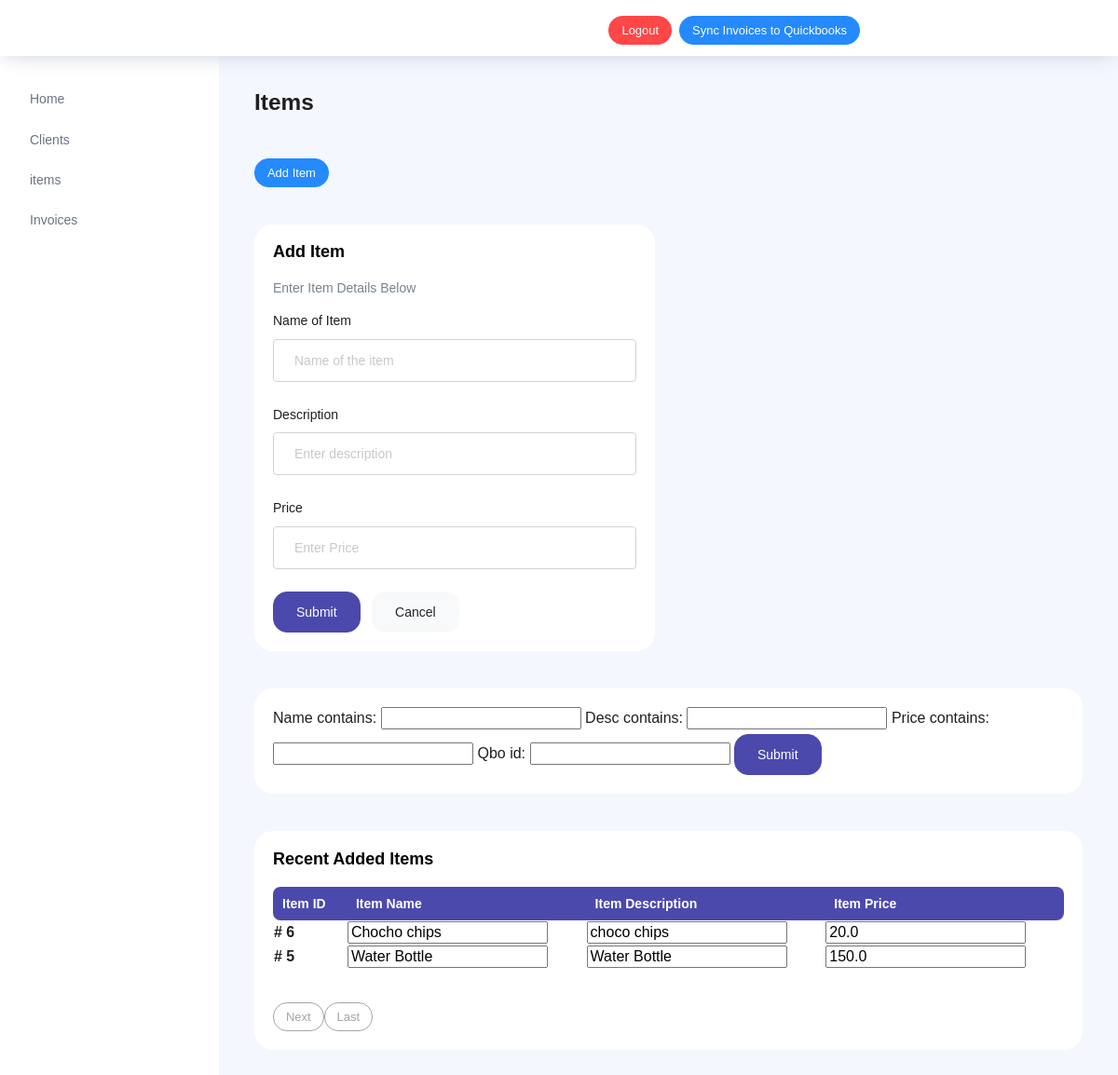
The app's page /dashboard/items with its own data.
### dashboard/models.py (models this page shows, shortened)
class Item(models.Model):
    id = models.AutoField(primary_key=True)
    name = models.CharField(max_length=200)
    desc = models.TextField()
    price = models.FloatField()
    qbo_id = models.CharField(max_length=100,null=True)

### dashboard/views.py (the view, shortened to what this page needs)
# urls.py: path('items',views.items,name='items'),
def items(request):
    items_data = Item.objects.all().order_by('-id')
    ifilter = item_filter(request.GET,queryset=items_data)
    items_data = ifilter.qs
    paginator = Paginator(items_data,2)
    page_number = request.GET.get('page')
    items_data_final = paginator.get_page(page_number)
    data = {
        'items':items_data_final,
        'item_filter':ifilter
    }
    return render(request,'items.html',data)

### templates/items.html (shortened to what this page needs)
{% extends 'home_base.html' %}
{% load static %}
{% block content %}
<div class="main-panel">
    <div class="content-wrapper">
      <div class="row">
        <div class="col-md-12 grid-margin">
          <div class="row">
            <div class="col-12 col-xl-8 mb-4 mb-xl-0">
              <h3 class="font-weight-bold">Items</h3>
            </div>
          </div>
        </div>
      </div>
      <div class="row">
        <div class="col-md-12 grid-margin">
          <div class="row">
            <div class="col-12 col-xl-8 mb-4 mb-xl-0">
                <button type="button" class="btn btn-info btn-sm" id="add_item">Add Item</button>
            </div>
          </div>
        </div>
      </div>
      <div class="row" id="add_item_section">
        <div class="col-md-6 grid-margin stretch-card">
          <div class="card">
            <div class="card-body">
              <h4 class="card-title">Add Item</h4>
              <p class="card-description">
                Enter Item Details Below
              </p>
              <form class="forms-sample" method="POST" action="/dashboard/items">
                <div class="form-group">
                  <label for="exampleInputUsername1">Name of Item</label>
                  <input type="text" class="form-control" placeholder="Name of the item" name="item_name">
                </div>
                <div class="form-group">
                    <label for="exampleInputUsername1">Description</label>
                    <input type="text" class="form-control" placeholder="Enter description" name="item_desc">
                </div>
                <div class="form-group">
                    <label for="exampleInputUsername1">Price</label>
                    <input type="text" class="form-control" placeholder="Enter Price" name="item_price">
                  </div>
                <button type="submit" class="btn btn-primary mr-2">Submit</button>
                <a class="btn btn-light" id="cancel_item_client">Cancel</a>
              </form>
            </div>
          </div>
        </div>
      </div>
      <div class="row">
        <div class="col-md-12 grid-margin stretch-card">
          <div class="card">
            <div class="card-body">
              <form class="forms-sample" method="GET">
                {{item_filter.form}}
                <button type="submit" class="btn btn-primary mr-2">Submit</button>
              </form>
            </div>
          </div>
        </div>
      </div>
      <div class="row">
        <div class="col-md-12 grid-margin stretch-card">
          <div class="card">
            <div class="card-body">
              <p class="card-title">Recent Added Items</p>
              <div class="row">
                <div class="col-12">
                  <div class="table-responsive">
                    <table  class="display expandable-table" style="width:100%">
                      <thead>
                        <tr>
                          <th>Item ID</th>
                          <th>Item Name</th>
                          <th>Item Description</th>
                          <th>Item Price</th>
                        </tr>
                      </thead>
                      <tbody>
                        {% for item in items %}
                        <tr>
                            <th>#  {{item.id}}</th>
                            <th>
                                <input value="{{item.name}}" class='item_table_row_data' id="{{item.id}}_name"></input>
                            </th>
                            <th>
                                <input value="{{item.desc}}" class='item_table_row_data' id="{{item.id}}_desc"></input>
                            </th>
                            <th>
                                <input value="{{item.price}}" class='item_table_row_data' id="{{item.id}}_price"></input>
                            </th>
                        </tr>
                        {% endfor %}
                      </tbody>
                  </table>
                  <div class="btn-group" role="group" aria-label="Basic example">
                    {% if items.has_next %}
                    <a href='/dashboard/items?page={{items.next_page_number}}'>
                        <button type="button" class="btn btn-outline-secondary btn-sm">Next</button>
                    </a>
                    {% endif %}
                    <a href='/dashboard/items?page={{items.paginator.num_pages}}'>
                        <button type="button" class="btn btn-outline-secondary btn-sm">Last</button>
                    </a>
                   </div>
                  </div>
                </div>
              </div>
              </div>
            </div>
          </div>
        </div>
    </div>
  </div>
{% endblock%}

### records on screen
Item: id "6", name "Chocho chips", desc "choco chips", price "20.0"
Item: id "5", name "Water Bottle", desc "Water Bottle", price "150.0"
